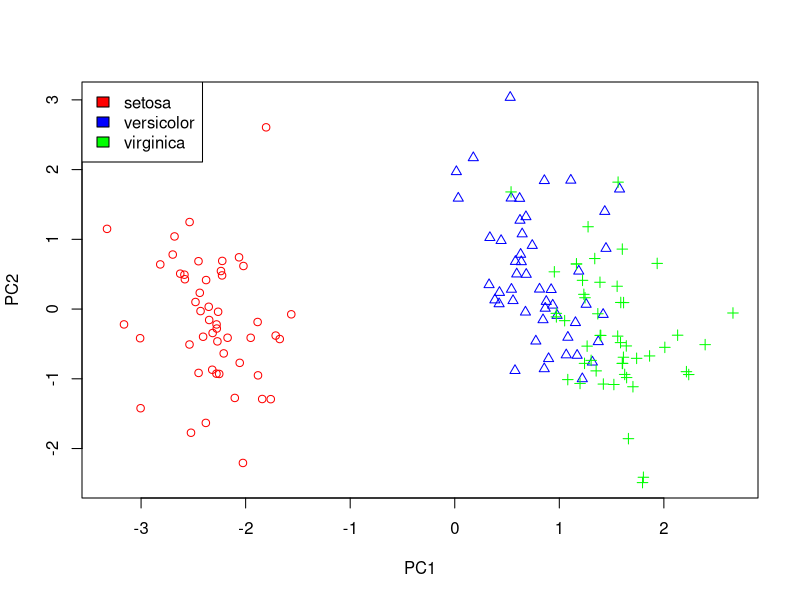

Recreate this plot in R.
#Lab2/Zad4
iris.numeric <- data.matrix(iris[,-5])
colnames(iris.numeric) <- NULL
iris.log <- log(iris.numeric)
iris.preproc <- scale(iris.log)
#
iris.pca <- prcomp(iris.preproc)
iris.pca.data <- predict(iris.pca)
iris.pca.data <- iris.pca.data[,-3]
#
Species <- data.matrix(iris[,5])
cols <- c('red', 'blue', 'green')
with(iris, plot(iris.pca.data, col=cols[Species], pch=as.numeric(Species)))
legend("topleft", c("setosa", "versicolor", "virginica"), fill=cols)